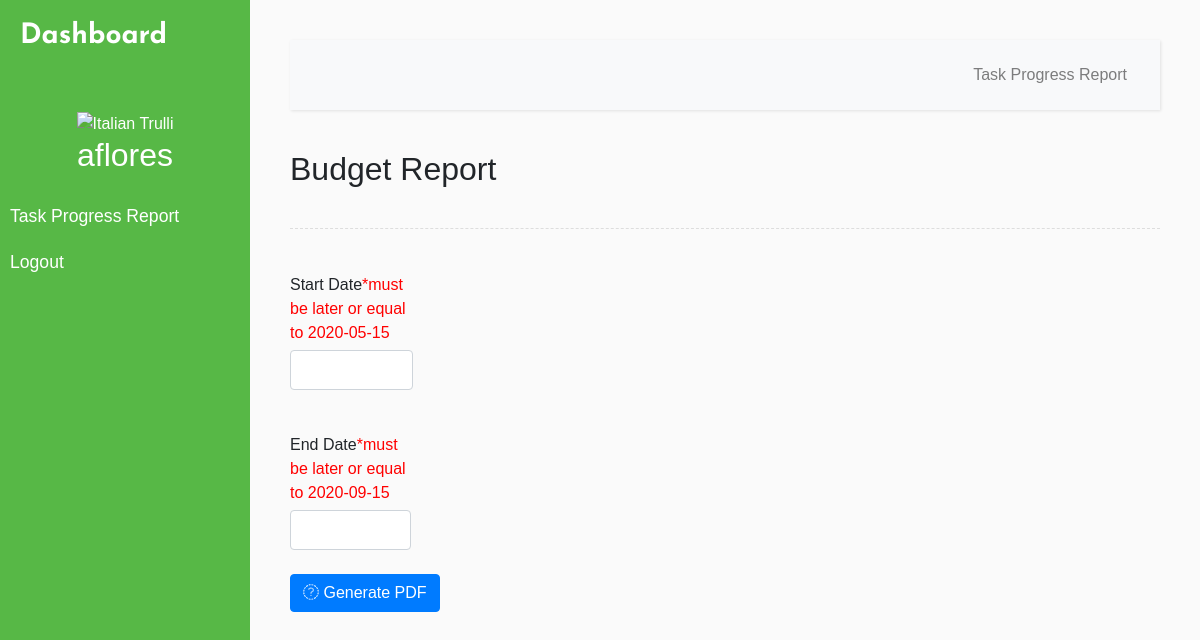
The page /clientReporting.php (signed in) on the database its author committed.
### tables this page shows
CREATE TABLE USER_LOGIN(
	Username varchar(15) PRIMARY KEY NOT NULL,
    ClientID int(6),
    EmployeeID int(6),
    PasswordHash BINARY(20) NOT NULL,
    Salt BINARY(20) NOT NULL,
    FOREIGN KEY (ClientID) REFERENCES client(ClientID),
    FOREIGN KEY (EmployeeID) REFERENCES employee(EmployeeID)
);

CREATE TABLE MENU(
	MenuID int(6) PRIMARY KEY AUTO_INCREMENT,
    MenuName varchar(30) NOT NULL,
    url varchar(50)
);

CREATE TABLE `PROJECT` (
  `ProjectID` int(6) NOT NULL,
  `ProjectName` varchar(20) DEFAULT NULL,
  `ProjectLeaderID` int(6) NOT NULL,
  `FlagStatus` varchar(1) DEFAULT NULL,
  `Revenue` double DEFAULT NULL,
  `NetGainOrLoss` double DEFAULT NULL,
  `Start_Date` date DEFAULT NULL,
  `End_Date` date DEFAULT NULL
);

### Module/Login/session.php (called while the page is built, shortened)
<?php
$user_check=$_SESSION['login_user'];
$ses_sql=mysqli_query($conn,"SELECT Username, EmployeeName FROM `USER_LOGIN` a INNER JOIN `EMPLOYEE` b ON a.EmployeeID = b.EmployeeID AND Username = '".$user_check."'");
$row = mysqli_fetch_assoc($ses_sql);
$login_session = $row['Username'];
if(!isset($login_session)){
    $ses_sql=mysqli_query($conn,"SELECT Username, ClientName FROM `USER_LOGIN` a INNER JOIN `CLIENT` b ON a.ClientID = b.ClientID AND Username = '".$user_check."'");
    $row = mysqli_fetch_assoc($ses_sql);
    $login_session = $row['Username'];
}
?>

### clientReporting.php (the view, shortened to what this page needs)
<?php include 'Source/connect.php';?>
<?php include('Module/Login/session.php'); ?>
<?php
$PDFFormAction = "generate_pdf.php";
$sql_init = "SELECT PROJECT.Start_Date, PROJECT.End_Date FROM PROJECT, CLIENT, USER_LOGIN
WHERE PROJECT.ProjectID = CLIENT.ProjectID
AND PROJECT.ProjectID = USER_LOGIN.ClientID
AND USER_LOGIN.Username = '$login_session'";
$result_init = $conn->query($sql_init);
$row_init = $result_init->fetch_array();
?>
<!DOCTYPE html>
<html>
<head>
    <link rel="stylesheet" href="https://stackpath.bootstrapcdn.com/bootstrap/4.1.0/css/bootstrap.min.css">
    <link href="css/css/bootstrap-datetimepicker.css" rel="stylesheet"/>
    <link href="css/css/bootstrap-table.css" rel="stylesheet"/>
    <link rel="stylesheet" href="style2.css">
    <link rel="stylesheet" href="https://cdnjs.cloudflare.com/ajax/libs/malihu-custom-scrollbar-plugin/3.1.5/jquery.mCustomScrollbar.min.css">
</head>
<body>
    <div class="wrapper">
        <nav id="sidebar">
            <div class="sidebar-header">
                <h3 >Dashboard</h3>
            </div>
            <ul class="list-unstyled components">
                <div class="nav-image">
                <img src="https://avatar-management--avatars.us-west-2.prod.public.atl-paas.net/default-avatar.png" alt="Italian Trulli">
                <h2><? echo $login_session?></h2>
                </div>
                <? $sql_menu = "SELECT MENU.MenuName, MENU.url FROM MENU, ASSIGNED_MENU WHERE MENU.MenuID = ASSIGNED_MENU.MenuID AND ASSIGNED_MENU.Username = '$login_session'";
                $result_menu = $conn->query($sql_menu);
                while($row_menu = $result_menu->fetch_array()){
                ?>
                <li>
                <a href="<? echo $row_menu[1]; ?>"><div onclick="pageClick(this)"> <? echo $row_menu[0]; ?> </div></a>
                </li>
                <?
                }
                ?>
                <li>
                    <a href="#" id="menu-logout">Logout</a>
                </li>
            </ul>
        </nav>
        <div id="content">
            <nav class="navbar navbar-expand-lg navbar-light bg-light">
                <div class="container-fluid">
                    <div class="collapse navbar-collapse" id="navbarSupportedContent">
                        <ul class="nav navbar-nav ml-auto">
                            <? $sql_menu = "SELECT MENU.MenuName, MENU.url FROM MENU, ASSIGNED_MENU WHERE MENU.MenuID = ASSIGNED_MENU.MenuID AND ASSIGNED_MENU.Username = '$login_session'";
                                $result_menu = $conn->query($sql_menu);
                                while($row_menu = $result_menu->fetch_array()){
?>
                <li class="nav-item">
                <a class="nav-link" href="<? echo $row_menu[1]; ?>" ><div onclick="pageClick(this)"> <? echo $row_menu[0]; ?> </div></a>
                </li>
                  <?
                    }
                    ?>
                        </ul>
                    </div>
                </div>
            </nav>
            <div class="content">
            <h2>Budget Report</h2>
            <div class="line"></div>
		  <form id="form1" action="<?php echo $PDFFormAction; ?>" name="form1" method="POST" target="_blank">
        <div class="row" style="margin-top:5%;">
          <div class="radio">
          <div class="col-lg-5 col-md-5">
            <label for="StartDate" class="control-label">Start Date<span style="color:red;">*must be later or equal to <?php echo $row_init[0]?></span></label>
          </div>
          <div class="col-lg-5 col-lg-offset-2 col-md-5 col-md-offset-2">
            <input type="text" class="form-control" id="StartDate" name="StartDate" style="height:40px;margin-top:-2.5%;"/>
          </div>
          </div>
        </div>
        <div class="row" style="margin-top:5%;">
          <div class="radio">
          <div class="col-lg-5 col-md-5">
            <label for="EndDate" class="control-label">End Date<span style="color:red;">*must be later or equal to <?php echo $row_init[1]?></span></label>
          </div>
          <div class="col-lg-5 col-lg-offset-2 col-md-5 col-md-offset-2">
            <input type="text" class="form-control" id="EndDate" name="EndDate" style="height:40px;margin-top:-2.5%;"/>
          </div>
          </div>
        </div>
        <br/>
        <button type="submit" id="pdf" name="generate_pdf" class="btn btn-primary"><i class="fa fa-pdf"" aria-hidden="true"></i>
		  		Generate PDF
		  	</button>
		  </form>
		</div>
        </div>
    </div>
</body>
</html>

### style2.css (style rules this page uses)
body { font-family: 'Ubuntu-Bold', sans-serif; background: #fafafa; }
a, a:hover, a:focus { color: inherit; text-decoration: none; transition: all 0.3s; }
.navbar { padding: 15px 10px; background: #fff; border: none; border-radius: 0; margin-bottom: 40px; box-shadow: 1px 1px 3px rgba(0, 0, 0, 0.1); }
.line { width: 100%; height: 1px; border-bottom: 1px dashed #ddd; margin: 40px 0; }
.wrapper { display: flex; width: 100%; }
#sidebar { width: 250px; position: fixed; top: 0; left: 0; height: 100vh; z-index: 999; background: #57b846; color: #fff; transition: all 0.3s; }
#sidebar .sidebar-header { padding: 20px; font-family: 'JosefinSans-Bold',sans-serif; background: #57b846; }
#sidebar .nav-image { text-align: center; padding: 10px 20px; }
#sidebar ul.components { padding: 20px 0; border-bottom: 1px solid #57b846; }
#sidebar ul li a { padding: 10px; font-size: 1.1em; display: block; }
#content { width: calc(100% - 250px); padding: 40px; min-height: 100vh; transition: all 0.3s; position: absolute; top: 0; right: 0; }

### clientReporting.php (style rules this page uses)
img { max-height: 66%; max-width: 66%; margin-left: auto; margin-right: auto; }

### rows shown on the page
user_login: Username "aflores"
menu: MenuName "Task Progress Report"
project: Start_Date "2020-05-15", End_Date "2020-09-15"
